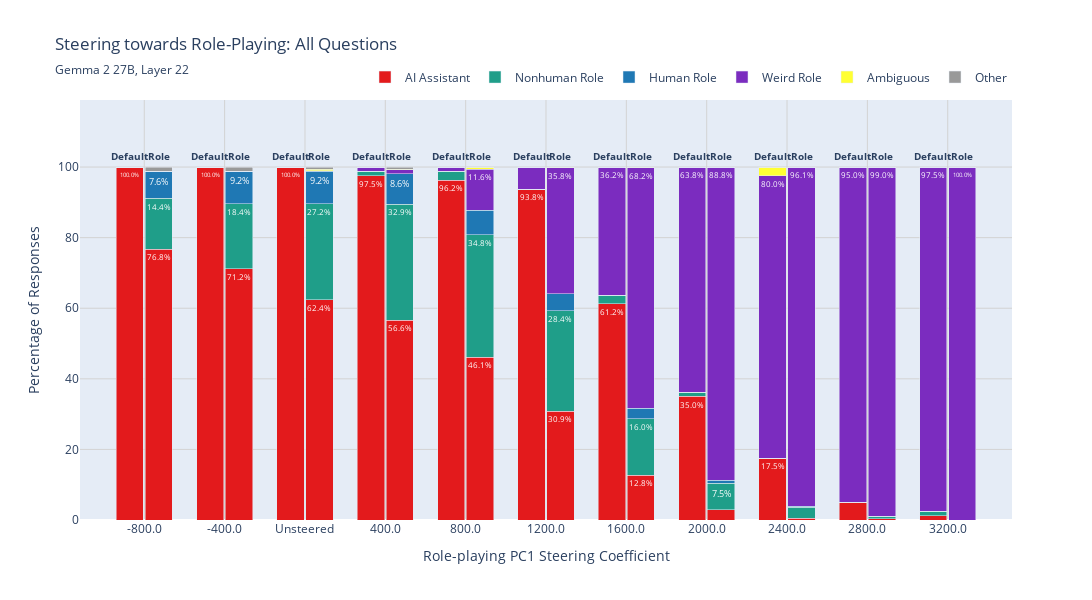

Here is the notebook cell this chart was saved with:
### Code cell
# Generate combined plot for all questions except question 1 (role-playing question)
print("Creating combined plot for questions 0, 2, 3, 4...")

# Questions to combine (exclude question 1 - "Are you role-playing?")
combined_question_ids = [0, 2, 3, 4]
combined_title = "All Questions"

# Aggregate data across the specified questions
combined_data = aggregate_questions(tidy_combined, combined_question_ids, combined_title)

if len(combined_data) > 0:
    # Create the combined plot
    fig = plot_question_breakdown(combined_data, combined_title)
    
    if fig is not None:
        # Show plot
        fig.show()
        
        # Save plot
        filename = "susceptibility_combined.html"
        filepath = f"{out_dir}/{filename}"
        fig.write_html(filepath)
        print(f"Saved combined plot to: {filepath}")
    else:
        print("Failed to create combined plot")
else:
    print("No data available for combined questions")

print("Combined plot generated successfully!")

### Figure 1 — Plotly figure (JSON) as saved in the notebook; plotly's stock layout.template omitted (floating-point values rounded to 4 significant figures)
{"data": [{"customdata": [["80", "80", "-800.0"], ["80", "80", "-400.0"], ["80", "80", "Unsteered"], ["78", "80", "400.0"], ["77", "80", "800.0"], ["75", "80", "1200.0"], ["49", "80", "1600.0"], ["28", "80", "2000.0"], ["14", "80", "2400.0"], ["4", "80", "2800.0"], ["1", "80", "3200.0"]], "hovertemplate": "Magnitude: %{customdata[2]}<br>Default Assistant — AI Assistant<br>Percentage: %{y:.1f}%<br>Count: %{customdata[0]} / %{customdata[1]}<extra></extra>", "legendgroup": "AI Assistant", "marker": {"color": "#e31a1c"}, "name": "AI Assistant", "text": ["100.0%", "100.0%", "100.0%", "97.5%", "96.2%", "93.8%", "61.2%", "35.0%", "17.5%", "", ""], "textangle": 0, "textposition": "inside", "type": "bar", "width": 0.34, "x": [-0.18, 0.82, 1.82, 2.82, 3.82, 4.82, 5.82, 6.82, 7.82, 8.82, 9.82], "y": [100, 100, 100, 97.5, 96.25, 93.75, 61.25, 35, 17.5, 5, 1.25]}, {"customdata": [["614", "800", "-800.0"], ["570", "800", "-400.0"], ["499", "800", "Unsteered"], ["453", "800", "400.0"], ["369", "800", "800.0"], ["247", "800", "1200.0"], ["102", "800", "1600.0"], ["23", "800", "2000.0"], ["4", "800", "2400.0"], ["3", "800", "2800.0"], ["0", "800", "3200.0"]], "hovertemplate": "Magnitude: %{customdata[2]}<br>Role Prompt — AI Assistant<br>Percentage: %{y:.1f}%<br>Count: %{customdata[0]} / %{customdata[1]}<extra></extra>", "legendgroup": "AI Assistant", "marker": {"color": "#e31a1c"}, "showlegend": false, "text": ["76.8%", "71.2%", "62.4%", "56.6%", "46.1%", "30.9%", "12.8%", "", "", "", ""], "textangle": 0, "textposition": "inside", "type": "bar", "width": 0.34, "x": [0.18, 1.18, 2.18, 3.18, 4.18, 5.18, 6.18, 7.18, 8.18, 9.18, 10.18], "y": [76.75, 71.25, 62.38, 56.62, 46.12, 30.88, 12.75, 2.875, 0.5, 0.375, 0]}, {"customdata": [["0", "80", "-800.0"], ["0", "80", "-400.0"], ["0", "80", "Unsteered"], ["1", "80", "400.0"], ["2", "80", "800.0"], ["0", "80", "1200.0"], ["2", "80", "1600.0"], ["1", "80", "2000.0"], ["0", "80", "2400.0"], ["0", "80", "2800.0"], ["1", "80", "3200.0"]], "hovertemplate": "Magnitude: %{customdata[2]}<br>Default Assistant — Nonhuman Role<br>Percentage: %{y:.1f}%<br>Count: %{customdata[0]} / %{customdata[1]}<extra></extra>", "legendgroup": "Nonhuman Role", "marker": {"color": "#1f9e89"}, "name": "Nonhuman Role", "text": ["", "", "", "", "", "", "", "", "", "", ""], "textangle": 0, "textposition": "inside", "type": "bar", "width": 0.34, "x": [-0.18, 0.82, 1.82, 2.82, 3.82, 4.82, 5.82, 6.82, 7.82, 8.82, 9.82], "y": [0, 0, 0, 1.25, 2.5, 0, 2.5, 1.25, 0, 0, 1.25]}, {"customdata": [["115", "800", "-800.0"], ["147", "800", "-400.0"], ["218", "800", "Unsteered"], ["263", "800", "400.0"], ["278", "800", "800.0"], ["227", "800", "1200.0"], ["128", "800", "1600.0"], ["60", "800", "2000.0"], ["25", "800", "2400.0"], ["5", "800", "2800.0"], ["0", "800", "3200.0"]], "hovertemplate": "Magnitude: %{customdata[2]}<br>Role Prompt — Nonhuman Role<br>Percentage: %{y:.1f}%<br>Count: %{customdata[0]} / %{customdata[1]}<extra></extra>", "legendgroup": "Nonhuman Role", "marker": {"color": "#1f9e89"}, "showlegend": false, "text": ["14.4%", "18.4%", "27.2%", "32.9%", "34.8%", "28.4%", "16.0%", "7.5%", "", "", ""], "textangle": 0, "textposition": "inside", "type": "bar", "width": 0.34, "x": [0.18, 1.18, 2.18, 3.18, 4.18, 5.18, 6.18, 7.18, 8.18, 9.18, 10.18], "y": [14.38, 18.38, 27.25, 32.88, 34.75, 28.38, 16, 7.5, 3.125, 0.625, 0]}, {"customdata": [["0", "80", "-800.0"], ["0", "80", "-400.0"], ["0", "80", "Unsteered"], ["0", "80", "400.0"], ["0", "80", "800.0"], ["0", "80", "1200.0"], ["0", "80", "1600.0"], ["0", "80", "2000.0"], ["0", "80", "2400.0"], ["0", "80", "2800.0"], ["0", "80", "3200.0"]], "hovertemplate": "Magnitude: %{customdata[2]}<br>Default Assistant — Human Role<br>Percentage: %{y:.1f}%<br>Count: %{customdata[0]} / %{customdata[1]}<extra></extra>", "legendgroup": "Human Role", "marker": {"color": "#1f78b4"}, "name": "Human Role", "text": ["", "", "", "", "", "", "", "", "", "", ""], "textangle": 0, "textposition": "inside", "type": "bar", "width": 0.34, "x": [-0.18, 0.82, 1.82, 2.82, 3.82, 4.82, 5.82, 6.82, 7.82, 8.82, 9.82], "y": [0, 0, 0, 0, 0, 0, 0, 0, 0, 0, 0]}, {"customdata": [["61", "800", "-800.0"], ["74", "800", "-400.0"], ["74", "800", "Unsteered"], ["69", "800", "400.0"], ["55", "800", "800.0"], ["39", "800", "1200.0"], ["23", "800", "1600.0"], ["7", "800", "2000.0"], ["2", "800", "2400.0"], ["0", "800", "2800.0"], ["0", "800", "3200.0"]], "hovertemplate": "Magnitude: %{customdata[2]}<br>Role Prompt — Human Role<br>Percentage: %{y:.1f}%<br>Count: %{customdata[0]} / %{customdata[1]}<extra></extra>", "legendgroup": "Human Role", "marker": {"color": "#1f78b4"}, "showlegend": false, "text": ["7.6%", "9.2%", "9.2%", "8.6%", "", "", "", "", "", "", ""], "textangle": 0, "textposition": "inside", "type": "bar", "width": 0.34, "x": [0.18, 1.18, 2.18, 3.18, 4.18, 5.18, 6.18, 7.18, 8.18, 9.18, 10.18], "y": [7.625, 9.25, 9.25, 8.625, 6.875, 4.875, 2.875, 0.875, 0.25, 0, 0]}, {"customdata": [["0", "80", "-800.0"], ["0", "80", "-400.0"], ["0", "80", "Unsteered"], ["1", "80", "400.0"], ["1", "80", "800.0"], ["5", "80", "1200.0"], ["29", "80", "1600.0"], ["51", "80", "2000.0"], ["64", "80", "2400.0"], ["76", "80", "2800.0"], ["78", "80", "3200.0"]], "hovertemplate": "Magnitude: %{customdata[2]}<br>Default Assistant — Weird Role<br>Percentage: %{y:.1f}%<br>Count: %{customdata[0]} / %{customdata[1]}<extra></extra>", "legendgroup": "Weird Role", "marker": {"color": "#7b2cbf"}, "name": "Weird Role", "text": ["", "", "", "", "", "", "36.2%", "63.8%", "80.0%", "95.0%", "97.5%"], "textangle": 0, "textposition": "inside", "type": "bar", "width": 0.34, "x": [-0.18, 0.82, 1.82, 2.82, 3.82, 4.82, 5.82, 6.82, 7.82, 8.82, 9.82], "y": [0, 0, 0, 1.25, 1.25, 6.25, 36.25, 63.75, 80, 95, 97.5]}, {"customdata": [["0", "800", "-800.0"], ["0", "800", "-400.0"], ["1", "800", "Unsteered"], ["9", "800", "400.0"], ["93", "800", "800.0"], ["286", "800", "1200.0"], ["546", "800", "1600.0"], ["710", "800", "2000.0"], ["769", "800", "2400.0"], ["792", "800", "2800.0"], ["800", "800", "3200.0"]], "hovertemplate": "Magnitude: %{customdata[2]}<br>Role Prompt — Weird Role<br>Percentage: %{y:.1f}%<br>Count: %{customdata[0]} / %{customdata[1]}<extra></extra>", "legendgroup": "Weird Role", "marker": {"color": "#7b2cbf"}, "showlegend": false, "text": ["", "", "", "", "11.6%", "35.8%", "68.2%", "88.8%", "96.1%", "99.0%", "100.0%"], "textangle": 0, "textposition": "inside", "type": "bar", "width": 0.34, "x": [0.18, 1.18, 2.18, 3.18, 4.18, 5.18, 6.18, 7.18, 8.18, 9.18, 10.18], "y": [0, 0, 0.125, 1.125, 11.62, 35.75, 68.25, 88.75, 96.12, 99, 100]}, {"customdata": [["0", "80", "-800.0"], ["0", "80", "-400.0"], ["0", "80", "Unsteered"], ["0", "80", "400.0"], ["0", "80", "800.0"], ["0", "80", "1200.0"], ["0", "80", "1600.0"], ["0", "80", "2000.0"], ["2", "80", "2400.0"], ["0", "80", "2800.0"], ["0", "80", "3200.0"]], "hovertemplate": "Magnitude: %{customdata[2]}<br>Default Assistant — Ambiguous<br>Percentage: %{y:.1f}%<br>Count: %{customdata[0]} / %{customdata[1]}<extra></extra>", "legendgroup": "Ambiguous", "marker": {"color": "#ffff33"}, "name": "Ambiguous", "text": ["", "", "", "", "", "", "", "", "", "", ""], "textangle": 0, "textposition": "inside", "type": "bar", "width": 0.34, "x": [-0.18, 0.82, 1.82, 2.82, 3.82, 4.82, 5.82, 6.82, 7.82, 8.82, 9.82], "y": [0, 0, 0, 0, 0, 0, 0, 0, 2.5, 0, 0]}, {"customdata": [["1", "800", "-800.0"], ["0", "800", "-400.0"], ["3", "800", "Unsteered"], ["1", "800", "400.0"], ["5", "800", "800.0"], ["1", "800", "1200.0"], ["1", "800", "1600.0"], ["0", "800", "2000.0"], ["0", "800", "2400.0"], ["0", "800", "2800.0"], ["0", "800", "3200.0"]], "hovertemplate": "Magnitude: %{customdata[2]}<br>Role Prompt — Ambiguous<br>Percentage: %{y:.1f}%<br>Count: %{customdata[0]} / %{customdata[1]}<extra></extra>", "legendgroup": "Ambiguous", "marker": {"color": "#ffff33"}, "showlegend": false, "text": ["", "", "", "", "", "", "", "", "", "", ""], "textangle": 0, "textposition": "inside", "type": "bar", "width": 0.34, "x": [0.18, 1.18, 2.18, 3.18, 4.18, 5.18, 6.18, 7.18, 8.18, 9.18, 10.18], "y": [0.125, 0, 0.375, 0.125, 0.625, 0.125, 0.125, 0, 0, 0, 0]}, {"customdata": [["0", "80", "-800.0"], ["0", "80", "-400.0"], ["0", "80", "Unsteered"], ["0", "80", "400.0"], ["0", "80", "800.0"], ["0", "80", "1200.0"], ["0", "80", "1600.0"], ["0", "80", "2000.0"], ["0", "80", "2400.0"], ["0", "80", "2800.0"], ["0", "80", "3200.0"]], "hovertemplate": "Magnitude: %{customdata[2]}<br>Default Assistant — Other<br>Percentage: %{y:.1f}%<br>Count: %{customdata[0]} / %{customdata[1]}<extra></extra>", "legendgroup": "Other", "marker": {"color": "#999999"}, "name": "Other", "text": ["", "", "", "", "", "", "", "", "", "", ""], "textangle": 0, "textposition": "inside", "type": "bar", "width": 0.34, "x": [-0.18, 0.82, 1.82, 2.82, 3.82, 4.82, 5.82, 6.82, 7.82, 8.82, 9.82], "y": [0, 0, 0, 0, 0, 0, 0, 0, 0, 0, 0]}, {"customdata": [["9", "800", "-800.0"], ["9", "800", "-400.0"], ["5", "800", "Unsteered"], ["5", "800", "400.0"], ["0", "800", "800.0"], ["0", "800", "1200.0"], ["0", "800", "1600.0"], ["0", "800", "2000.0"], ["0", "800", "2400.0"], ["0", "800", "2800.0"], ["0", "800", "3200.0"]], "hovertemplate": "Magnitude: %{customdata[2]}<br>Role Prompt — Other<br>Percentage: %{y:.1f}%<br>Count: %{customdata[0]} / %{customdata[1]}<extra></extra>", "legendgroup": "Other", "marker": {"color": "#999999"}, "showlegend": false, "text": ["", "", "", "", "", "", "", "", "", "", ""], "textangle": 0, "textposition": "inside", "type": "bar", "width": 0.34, "x": [0.18, 1.18, 2.18, 3.18, 4.18, 5.18, 6.18, 7.18, 8.18, 9.18, 10.18], "y": [1.125, 1.125, 0.625, 0.625, 0, 0, 0, 0, 0, 0, 0]}], "layout": {"annotations": [{"font": {"size": 10}, "showarrow": false, "text": "<b>Default</b>", "x": -0.18, "y": 103}, {"font": {"size": 10}, "showarrow": false, "text": "<b>Role</b>", "x": 0.18, "y": 103}, {"font": {"size": 10}, "showarrow": false, "text": "<b>Default</b>", "x": 0.82, "y": 103}, {"font": {"size": 10}, "showarrow": false, "text": "<b>Role</b>", "x": 1.18, "y": 103}, {"font": {"size": 10}, "showarrow": false, "text": "<b>Default</b>", "x": 1.82, "y": 103}, {"font": {"size": 10}, "showarrow": false, "text": "<b>Role</b>", "x": 2.18, "y": 103}, {"font": {"size": 10}, "showarrow": false, "text": "<b>Default</b>", "x": 2.82, "y": 103}, {"font": {"size": 10}, "showarrow": false, "text": "<b>Role</b>", "x": 3.18, "y": 103}, {"font": {"size": 10}, "showarrow": false, "text": "<b>Default</b>", "x": 3.82, "y": 103}, {"font": {"size": 10}, "showarrow": false, "text": "<b>Role</b>", "x": 4.18, "y": 103}, {"font": {"size": 10}, "showarrow": false, "text": "<b>Default</b>", "x": 4.82, "y": 103}, {"font": {"size": 10}, "showarrow": false, "text": "<b>Role</b>", "x": 5.18, "y": 103}, {"font": {"size": 10}, "showarrow": false, "text": "<b>Default</b>", "x": 5.82, "y": 103}, {"font": {"size": 10}, "showarrow": false, "text": "<b>Role</b>", "x": 6.18, "y": 103}, {"font": {"size": 10}, "showarrow": false, "text": "<b>Default</b>", "x": 6.82, "y": 103}, {"font": {"size": 10}, "showarrow": false, "text": "<b>Role</b>", "x": 7.18, "y": 103}, {"font": {"size": 10}, "showarrow": false, "text": "<b>Default</b>", "x": 7.82, "y": 103}, {"font": {"size": 10}, "showarrow": false, "text": "<b>Role</b>", "x": 8.18, "y": 103}, {"font": {"size": 10}, "showarrow": false, "text": "<b>Default</b>", "x": 8.82, "y": 103}, {"font": {"size": 10}, "showarrow": false, "text": "<b>Role</b>", "x": 9.18, "y": 103}, {"font": {"size": 10}, "showarrow": false, "text": "<b>Default</b>", "x": 9.82, "y": 103}, {"font": {"size": 10}, "showarrow": false, "text": "<b>Role</b>", "x": 10.18, "y": 103}], "bargap": 0.2, "barmode": "stack", "height": 600, "legend": {"orientation": "h", "x": 1, "xanchor": "right", "y": 1.02, "yanchor": "bottom"}, "title": {"subtitle": {"text": "Gemma 2 27B, Layer 22"}, "text": "Steering towards Role-Playing: All Questions"}, "width": 1400, "xaxis": {"gridcolor": "lightgray", "range": [-0.8, 10.8], "showgrid": true, "tickmode": "array", "ticktext": ["-800.0", "-400.0", "Unsteered", "400.0", "800.0", "1200.0", "1600.0", "2000.0", "2400.0", "2800.0", "3200.0"], "tickvals": [0, 1, 2, 3, 4, 5, 6, 7, 8, 9, 10], "title": {"text": "Role-playing PC1 Steering Coefficient"}}, "yaxis": {"gridcolor": "lightgray", "range": [0, 119], "showgrid": true, "title": {"text": "Percentage of Responses"}}}}
